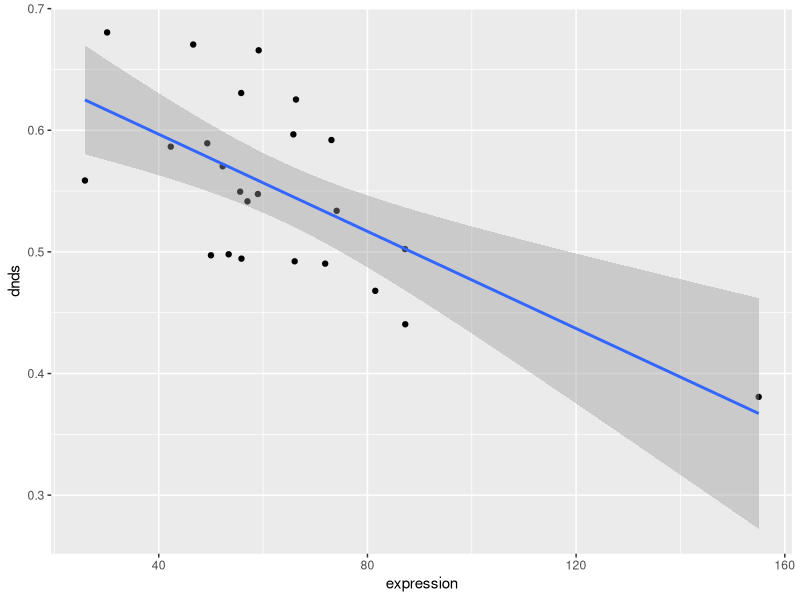
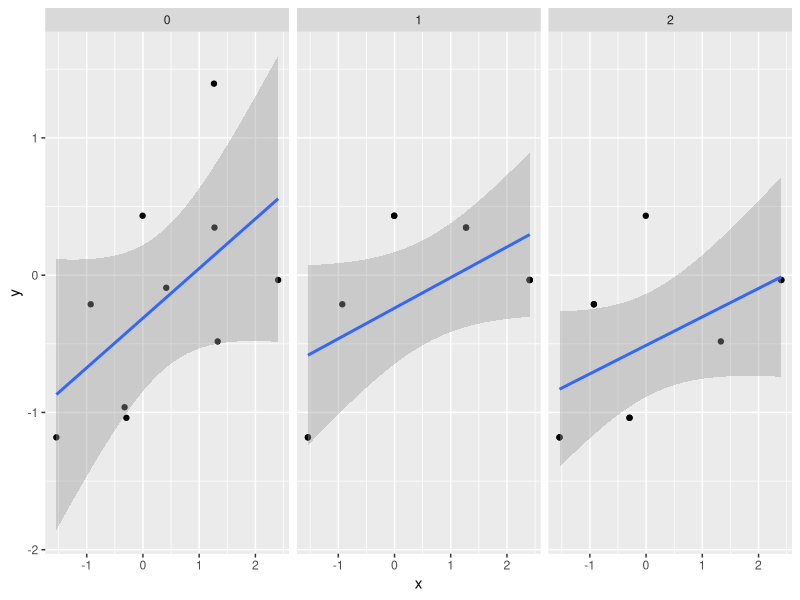
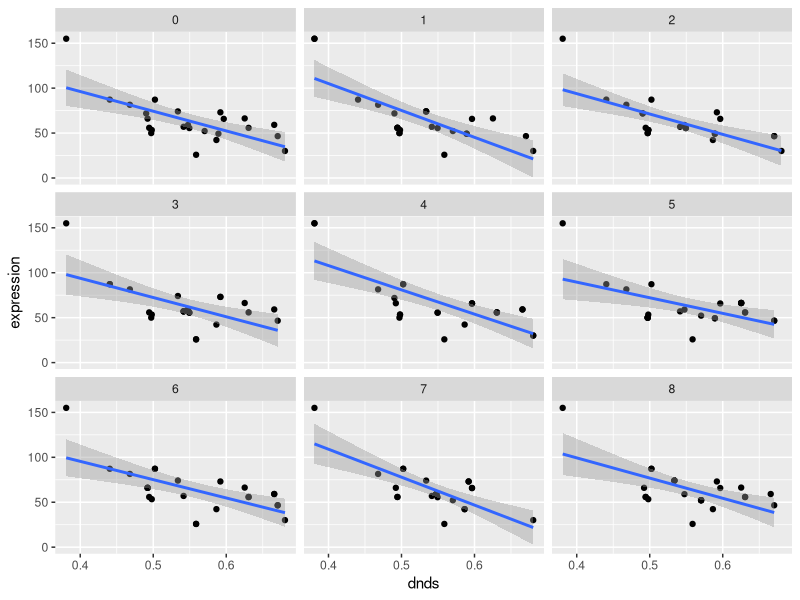

Write the R code that produced these figures, in order. (Note: a time limit stopped this script after it produced the figures.)
## ---- chunk 1

library(tidyverse)
mammals <- read_csv(file = "../datasets/dataset.01.rsbl20150010supp1.csv")

chimp <- mammals %>% 
  group_by(Species, chr) %>% 
  summarise(n          = n(), 
            dnds       = median(dNdS), 
            expression = median(RPKM)) %>%
  filter(Species=="Chimp")

ggplot(chimp, mapping = aes(x=expression, y=dnds)) + 
  geom_point() + 
  geom_smooth(method = "lm")

cor(chimp$expression, chimp$dnds)

cor.test(chimp$expression, chimp$dnds)

## ---- chunk 2

set.seed(0)

a    <- data.frame(x= rnorm(10), z=0) %>% tbl_df()
a$y  <- 0.5 * a$x + rnorm(nrow(a))

pd   <- a

i    <- 1
j    <- sample(1:nrow(a), replace = TRUE)
nd   <- a[j,]
nd$z <- i
pd   <- rbind(pd,nd) %>% tbl_df()

i    <- 2
j    <- sample(1:nrow(a), replace = TRUE)
nd   <- a[j,]
nd$z <- i
pd   <- rbind(pd,nd) %>% tbl_df()

ggplot(pd, mapping = aes(x=x, y=y)) + geom_point() + geom_smooth(method = "lm") + facet_wrap(~z, scales = "fixed")

## ---- chunk 3
samples = chimp %>% mutate(z = 0)
for (i in 1:8){
  rows = sample(1:nrow(chimp), replace = TRUE)
  sample_ = chimp[rows,] %>% mutate(z = i)
  samples = rbind(samples, sample_) %>% as_tibble()
}


ggplot(samples, mapping = aes(x=dnds, y=expression)) + geom_point() + geom_smooth(method = "lm") + facet_wrap(~z, scales = "fixed")
## ---- chunk 4

r <- rep(NA,500000)  

for (i in 1:length(r)) {
  r[i] <- "some value" # <--- Save single values in vector of predefined size 
                       #      This is a lot faster than putting values in a data frame!
                       #
                       # Also note how carefully formatted comments
                       # will help you to understand my code
  
  if(i%%100000==0) {   # Progress tracker
    cat(i, "\n")       
    flush.console()
  }
}

pd <- data.frame(i=1:length(r), value=r) %>% tbl_df() # Add column "i" to data frame
pd

## ---- chunk 5

set.seed(0)

cor_coeffs = rep(NA, 5*10^5)

for (i in 1:length(cor_coeffs)){
  rows = sample(1:nrow(chimp), replace = TRUE)
  sample_ = chimp[rows,] %>% mutate(z = i)
  
  cor_coeffs[i] = cor(sample_$expression, sample_$dnds)
  if(i%%100000==0) {   # Progress tracker
    cat(i, "\n")       
    flush.console()
  }
}
summary(cor_coeffs)
## ---- chunk 6
hist(cor_coeffs, plot = TRUE)
## ---- chunk 7
cor_coeffs_s = sort(cor_coeffs)
nOf_coeffs = length(cor_coeffs_s)

i2.5 = nOf_coeffs * 0.025
p2.5 = cor_coeffs_s[i2.5]

i97.5 = nOf_coeffs * 0.975
p97.5 = cor_coeffs_s[i97.5]

conf_interval = c(p2.5, p97.5)
## ---- chunk 8
cor.test(chimp$expression, chimp$dnds)
conf_interval
## ---- chunk 9
cor_coeffs_s = sort(cor_coeffs)
nOf_coeffs = length(cor_coeffs_s)

i0.5 = nOf_coeffs * 0.005
p0.5 = cor_coeffs_s[i2.5]

i99.5 = nOf_coeffs * 0.995
p99.5 = cor_coeffs_s[i97.5]

c(p0.5, p99.5)
cor.test(chimp$expression, chimp$dnds, conf.level = 0.99)

## ---- chunk 10

set.seed(0)

a    <- data.frame(x= rnorm(10), z=0) %>% tbl_df()
a$y  <- 0.5 * a$x + rnorm(nrow(a))

pd   <- a

i    <- 1
j    <- sample(1:nrow(a), replace = TRUE)
nd   <- a
nd$x <- sample(nd$x)
nd$z <- i
pd   <- rbind(pd,nd) %>% tbl_df()

i    <- 2
j    <- sample(1:nrow(a), replace = TRUE)
nd   <- a
nd$x <- sample(nd$x)
nd$z <- i
pd   <- rbind(pd,nd) %>% tbl_df()

ggplot(pd, mapping = aes(x=x, y=y)) + geom_point() + geom_smooth(method = "lm") + facet_wrap(~z, scales = "fixed")


## ---- chunk 11
samples = chimp %>% mutate(z = 0)
for (i in 1:8){
  sample_ = chimp %>% mutate(z = i)
  sample_$dnds = sample(sample_$dnds)
  samples = rbind(samples, sample_) %>% as_tibble()
}


ggplot(samples, mapping = aes(x=dnds, y=expression)) + geom_point() + geom_smooth(method = "lm") + facet_wrap(~z, scales = "fixed")
## ---- chunk 12

set.seed(0)

cor_coeffs_p = rep(NA, 5*10^5)

for (i in 1:length(cor_coeffs)){
  sample_ = chimp %>% mutate(z = i)
  sample_$dnds = sample(sample_$dnds)
  
  cor_coeffs_p[i] = cor(sample_$expression, sample_$dnds)
  if(i%%100000==0) {   # Progress tracker
    cat(i, "\n")       
    flush.console()
  }
}
summary(cor_coeffs_p)

## ---- chunk 13
observed_coff = cor(chimp$expression, chimp$dnds)
ggplot() + geom_histogram(mapping = aes(cor_coeffs_p)) + geom_vline(xintercept = observed_coff, color = 'red')
## ---- chunk 14
nOf_more_extreme = sum(abs(cor_coeffs_p) >= abs(observed_coff))
## ---- chunk 15
p = nOf_more_extreme / length(cor_coeffs_p)
## ---- chunk 16

(1 + nOf_more_extreme ) / ( length(cor_coeffs_p)+1 ) # Permuted p value assuming next permutation would be more extreme

## ---- chunk 17
p
cor.test(chimp$expression, chimp$dnds)
## ---- chunk 18

set.seed(0)

slopes_p = rep(NA, 10^4)

for (i in 1:length(slopes_p)){
  sample_ = chimp
  sample_$dnds = sample(sample_$dnds)
  
  slopes_p[i] = lm(dnds ~ expression, sample_)$coefficients['expression']
  if(i%%1000==0) {   # Progress tracker
    cat(i, "\n")       
    flush.console()
  }
}
summary(slopes_p)
## ---- chunk 19
observed_slope = lm(dnds ~ expression, chimp)$coefficients['expression']
ggplot() + geom_histogram(mapping = aes(slopes_p)) + geom_vline(xintercept = observed_slope, color = 'red')
